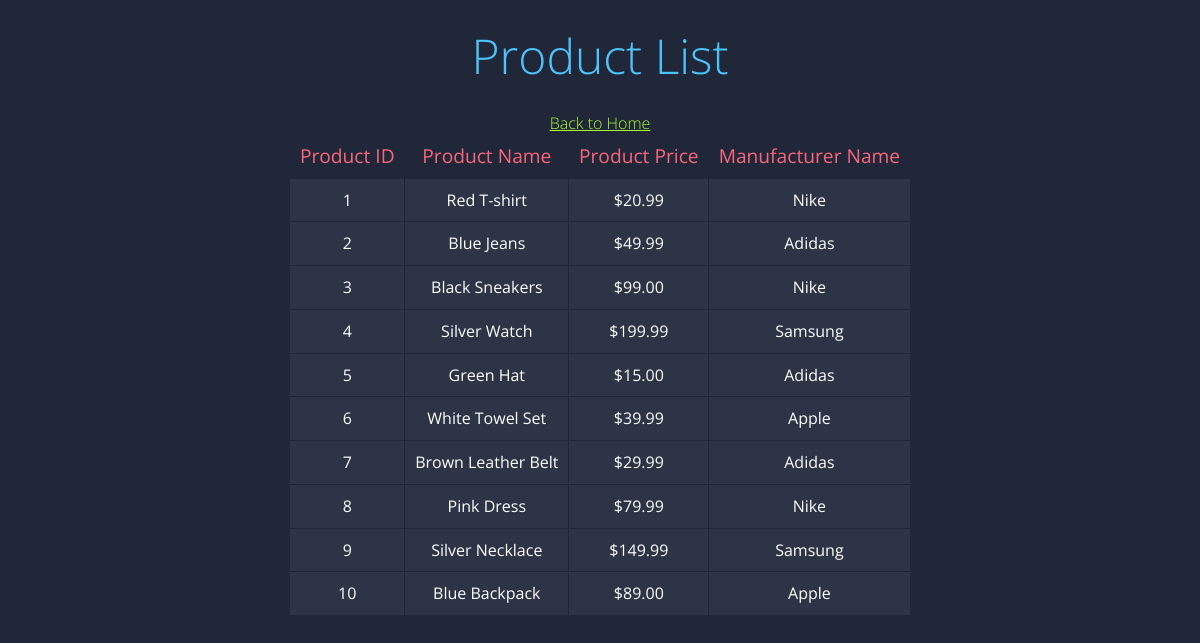
The page /query1.php on the database its author committed.
### tables this page shows
CREATE TABLE Product (
  Product_ID INT PRIMARY KEY NOT NULL,
  Product_Name VARCHAR(50) NOT NULL,
  Product_Price DECIMAL(10,2) NOT NULL,
  Product_Category VARCHAR(50) NOT NULL,
  Product_Quantity INT NOT NULL,
  Manu_ID INT,
  Avg_Star_Rate DECIMAL(2,1) DEFAULT 0.0,
  FOREIGN KEY (Manu_ID) REFERENCES Manufacturer(Manu_ID)
);

CREATE TABLE Manufacturer (
	  Manu_ID INT PRIMARY KEY NOT NULL,
	  Manu_Name VARCHAR(25) NOT NULL,
	  Manu_Type VARCHAR(25) NOT NULL, 
	  Manu_Manager_ID INT,
	  FOREIGN KEY (Manu_Manager_ID) REFERENCES Manager(Manu_Manager_ID)
);

### query1.php (the view, shortened to what this page needs)
<?php
$servername = "cssql.seattleu.edu";
$username = "bd_rwidjaja1";
$password = "3300rwidjaja1-Bvkw";
$dbname = "bd_rwidjaja1";
$conn = mysqli_connect($servername, $username, $password, $dbname);
$sql = "SELECT Product.Product_ID, Product.Product_Name, Product.Product_Price, Manufacturer.Manu_Name
    FROM Product
    INNER JOIN Manufacturer ON Product.Manu_ID = Manufacturer.Manu_ID;";
$result = mysqli_query($conn, $sql);
?>
<!DOCTYPE html>
<html>
<head>
	<link rel="stylesheet" href="styles.css">
</head>
<body>
	<div class="container">
		<h1>Product List</h1>
		<a href="home.html">Back to Home</a>
		<table>
			<tr>
				<th>Product ID</th>
				<th>Product Name</th>
				<th class="text-right">Product Price</th>
				<th>Manufacturer Name</th>
			</tr>
			<?php while ($row = mysqli_fetch_assoc($result)) { ?>
				<tr>
					<td><?php echo $row["Product_ID"]; ?></td>
					<td><?php echo $row["Product_Name"]; ?></td>
					<td class="text-right">$<?php echo number_format($row["Product_Price"], 2); ?></td>
					<td class="text-right"><?php echo $row["Manu_Name"]; ?></td>
				</tr>
			<?php } ?>
	</div>
	</body>
</html>

### styles.css (style rules this page uses)
a { color:greenyellow }
body { font-family: 'Open Sans', sans-serif; font-weight: 300; line-height: 1.42em; color:#A7A1AE; background-color:#1F2739; }
h1 { font-size:3em; font-weight: 300; line-height:1em; text-align: center; color: #4DC3FA; }
table { margin: 0 auto; border-collapse: collapse; }
.container { margin: 0 auto; text-align: center; }
.container th { background-color: #1F2739; color: #FB667A; font-weight: normal; font-size: 1.2em; padding: 10px; }
.container td { background-color: #2C3446; color: #fff; font-weight: normal; font-size: 1em; padding: 10px; border: 1px solid #1F2739; }

### rows shown on the page
product: Product_ID "1", Product_Name "Red T-shirt", Product_Price "20.99", Manu_ID.Manu_Name "Nike"
product: Product_ID "2", Product_Name "Blue Jeans", Product_Price "49.99", Manu_ID.Manu_Name "Adidas"
product: Product_ID "3", Product_Name "Black Sneakers", Product_Price "99.00", Manu_ID.Manu_Name "Nike"
product: Product_ID "4", Product_Name "Silver Watch", Product_Price "199.99", Manu_ID.Manu_Name "Samsung"
product: Product_ID "5", Product_Name "Green Hat", Product_Price "15.00", Manu_ID.Manu_Name "Adidas"
product: Product_ID "6", Product_Name "White Towel Set", Product_Price "39.99", Manu_ID.Manu_Name "Apple"
product: Product_ID "7", Product_Name "Brown Leather Belt", Product_Price "29.99", Manu_ID.Manu_Name "Adidas"
product: Product_ID "8", Product_Name "Pink Dress", Product_Price "79.99", Manu_ID.Manu_Name "Nike"
product: Product_ID "9", Product_Name "Silver Necklace", Product_Price "149.99", Manu_ID.Manu_Name "Samsung"
product: Product_ID "10", Product_Name "Blue Backpack", Product_Price "89.00", Manu_ID.Manu_Name "Apple"
